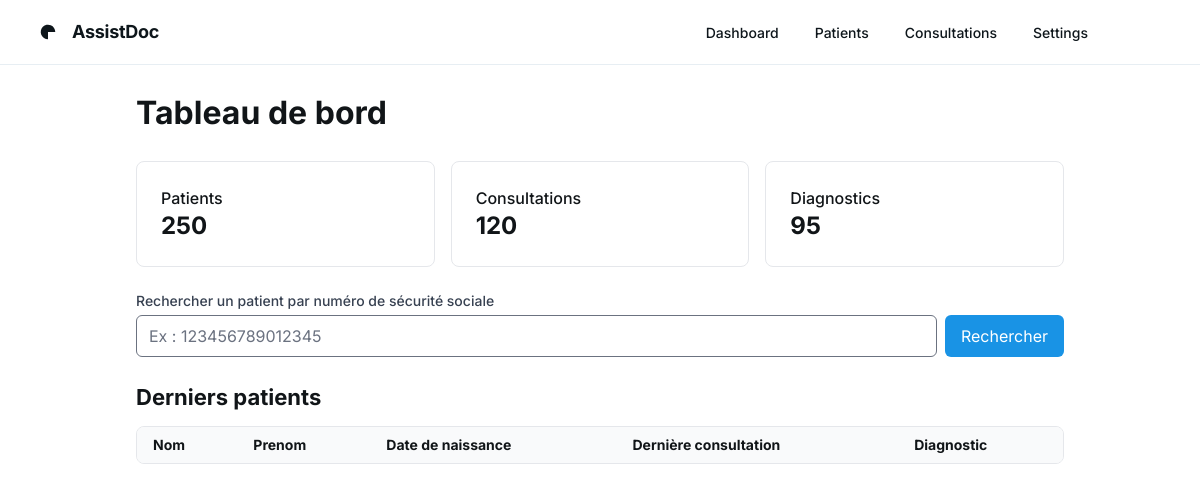
Page /dashboard/ on the earlier database version.
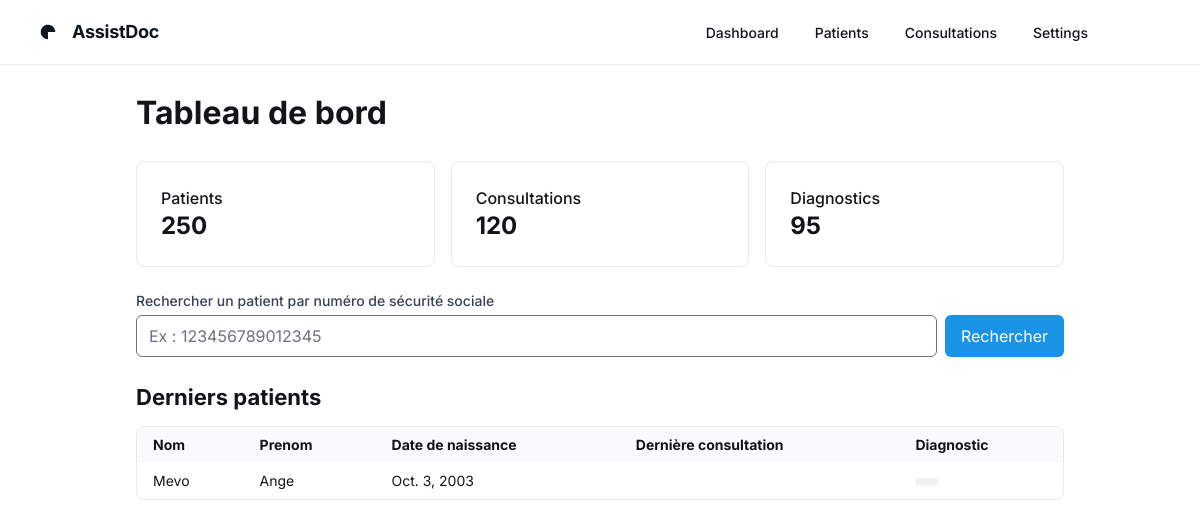
Same page on the later database version.
### app/models.py (models this page shows, shortened)
class Patient(models.Model):
    social_security_number = models.CharField(max_length=100)
    last_name = models.CharField(max_length=100)
    first_name = models.CharField(max_length=100)
    birth_date = models.DateField(null=True, blank=True)
    gender = models.CharField(max_length=10, choices=[('M', 'Male'), ('F', 'Female'), ('O', 'Other')])
    address = models.TextField(null=True, blank=True)
    diseases = models.TextField(blank=True, null=True)  # Medical conditions
    surgeries = models.TextField(blank=True, null=True)  # Past surgeries*
    vaccines = models.TextField(blank=True, null=True)  # Vaccination history
    phone_number = models.CharField(max_length=20, null=True, blank=True)
    allergies = models.TextField(blank=True, null=True)  # Allergies
    actual_medecines = models.TextField(blank=True, null=True)  # Current medications
    class Meta:
        verbose_name = "Patient"
        verbose_name_plural = "Patients"

### app/views.py (the view)
# urls.py: path('dashboard/', dashboard, name='dashboard'),
def dashboard(request):
    numero = request.GET.get('numero', '').strip()
    if numero.isdigit():
        patients = Patient.objects.filter(social_security_number=numero)
    else:
        patients = Patient.objects.all()
    context = {
        'patients': patients,
    }
    return render(request, 'dashboard.html', context)

### app/templates/dashboard.html (shortened to what this page needs)
{% load static %}
<!DOCTYPE html>
<html lang="fr">
<head>
    <script src="https://cdn.tailwindcss.com?plugins=forms,container-queries"></script>
</head>
<body class="bg-white min-h-screen font-[Inter,_'Noto_Sans',sans-serif] text-[#111518]">
    <header class="flex items-center justify-between whitespace-nowrap border-b border-solid border-b-[#e7eef3] px-10 py-3">
        <div class="flex items-center gap-4 text-[#0e161b]">
        <div class="size-4">
        </div>
        <h2 class="text-[#0e161b] text-lg font-bold leading-tight tracking-[-0.015em]">AssistDoc</h2>
        </div>
        <div class="flex flex-1 justify-end gap-8">
        <div class="flex items-center gap-9">
            <a class="text-[#0e161b] text-sm font-medium leading-normal" href="#">Dashboard</a>
            <a class="text-[#0e161b] text-sm font-medium leading-normal" href="#">Patients</a>
            <a class="text-[#0e161b] text-sm font-medium leading-normal" href="#">Consultations</a>
            <a class="text-[#0e161b] text-sm font-medium leading-normal" href="#">Settings</a>
        </div>
        <div
            class="bg-center bg-no-repeat aspect-square bg-cover rounded-full size-10"
            style='background-image: url("https://lh3.googleusercontent.com/aida-public/AB6AXuD4IeuR_ANLJhx03zJTLacex8X8G1IjOun-Ru4UIrM25GoNeReHc9B3j7jzI5koNzZ1obmozgEhwuhOKl9gHf8hsFc242JiygCY0KKQv8K9xsiKD0sSxgGIpjqsJIV9m6ofekd-AfHZJP6PypjfLDsOZ-52tUpmufZ6vLTVnW-CsbsWzs556nwEXSjhcty1BIULRzPfnta6khN1NCosPgw1z3e-noY3cNqN7SPksyxx7hfHPTKFwdY7vF5Z_52sYiDxe7nEPj8ffaQ");'
        ></div>
        </div>
    </header>
    <main class="max-w-[960px] mx-auto px-4 py-6">
        <h2 class="text-[32px] font-bold">Tableau de bord</h2>
        <div class="grid grid-cols-1 md:grid-cols-3 gap-4 my-6">
            <div class="p-6 border rounded-lg">
                <p class="text-base font-medium">Patients</p>
                <p class="text-2xl font-bold">250</p>
            </div>
            <div class="p-6 border rounded-lg">
                <p class="text-base font-medium">Consultations</p>
                <p class="text-2xl font-bold">120</p>
            </div>
            <div class="p-6 border rounded-lg">
                <p class="text-base font-medium">Diagnostics</p>
                <p class="text-2xl font-bold">95</p>
            </div>
        </div>
        <form method="get" class="mb-4">
            <label for="numero" class="block text-sm font-medium text-gray-700 mb-1">
                Rechercher un patient par numéro de sécurité sociale
            </label>
            <div class="flex gap-2">
                <input
                    type="text"
                    name="numero"
                    id="numero"
                    pattern="\d*"
                    inputmode="numeric"
                    placeholder="Ex : 123456789012345"
                    class="w-full border rounded-md px-3 py-2"
                    value="{{ request.GET.numero }}"
                />
                <button type="submit" class="bg-[#1993e5] text-white px-4 py-2 rounded-md">Rechercher</button>
            </div>
        </form>
        <section class="my-6">
            <h3 class="text-[22px] font-bold mb-3">Derniers patients</h3>
            <div class="overflow-x-auto border rounded-lg">
                <table class="min-w-full text-sm">
                    <thead class="bg-[#f9fafb]">
                        <tr>
                            <th class="px-4 py-2 text-left">Nom</th>
                            <th class="px-4 py-2 text-left">Prenom</th>
                            <th class="px-4 py-2 text-left">Date de naissance</th>
                            <th class="px-4 py-2 text-left">Dernière consultation</th>
                            <th class="px-4 py-2 text-left">Diagnostic</th>
                        </tr>
                    </thead>
                    <tbody class="divide-y">
                        {% for patient in patients %}
                        <tr onclick="window.location='{% url 'patient_detail' patient.pk %}'" class="cursor-pointer hover:bg-gray-100 transition">
                            <td class="px-4 py-2">{{ patient.last_name }}</td>
                            <td class="px-4 py-2">{{ patient.first_name }}</td>
                            <td class="px-4 py-2">{{ patient.birth_date }}</td>
                            <td class="px-4 py-2">{{ patient.derniere_consultation }}</td>
                            <td class="px-4 py-2">
                                <span class="bg-[#f0f3f4] rounded px-3 py-1 inline-block">{{ patient.diagnostic }}</span>
                            </td>
                        </tr>
                        {% endfor %}
                    </tbody>
                </table>
            </div>
        </section>
    </main>
</body>
</html>

Differences in the rows shown:
added Patient: last_name "Mevo", first_name "Ange", birth_date "Oct. 3, 2003"
